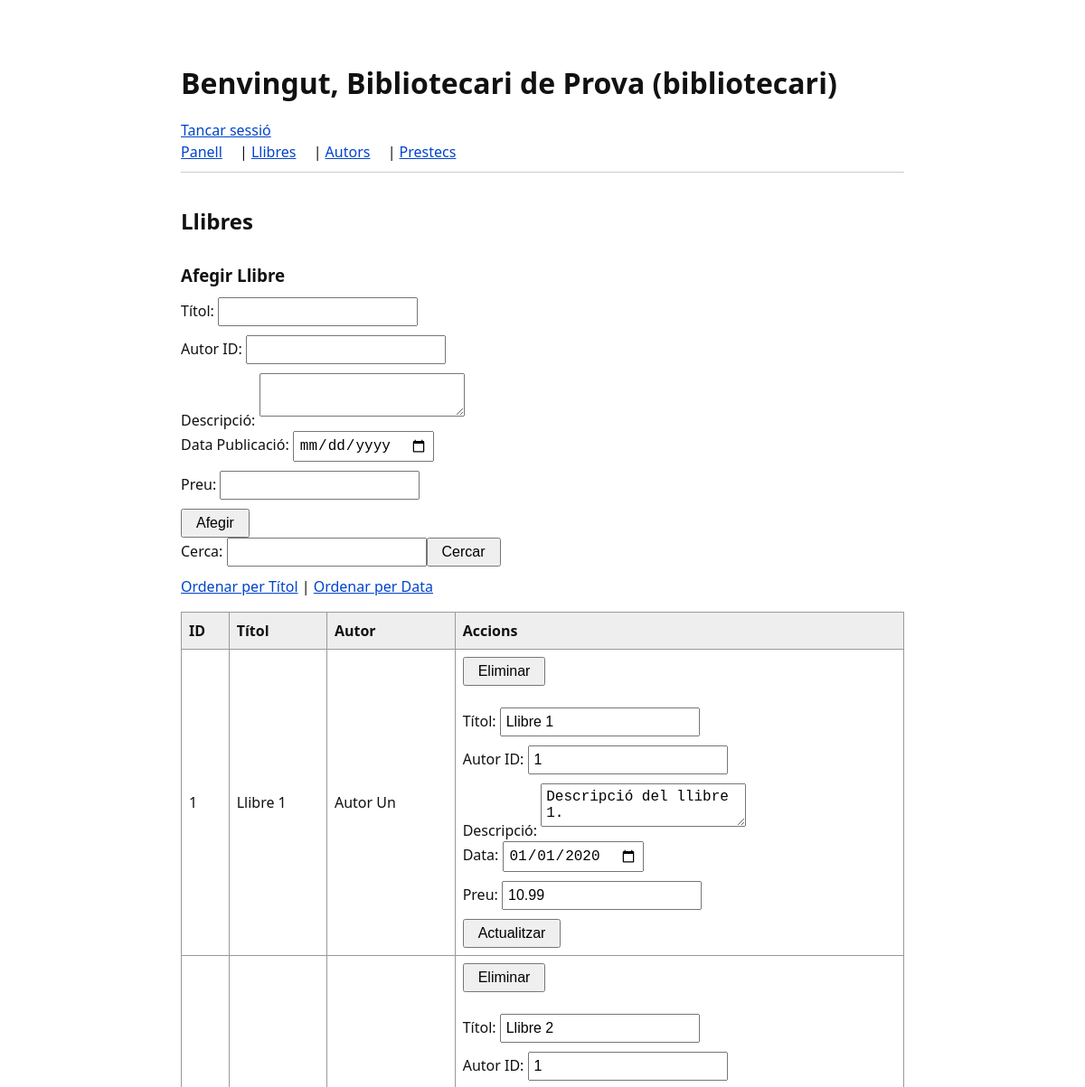
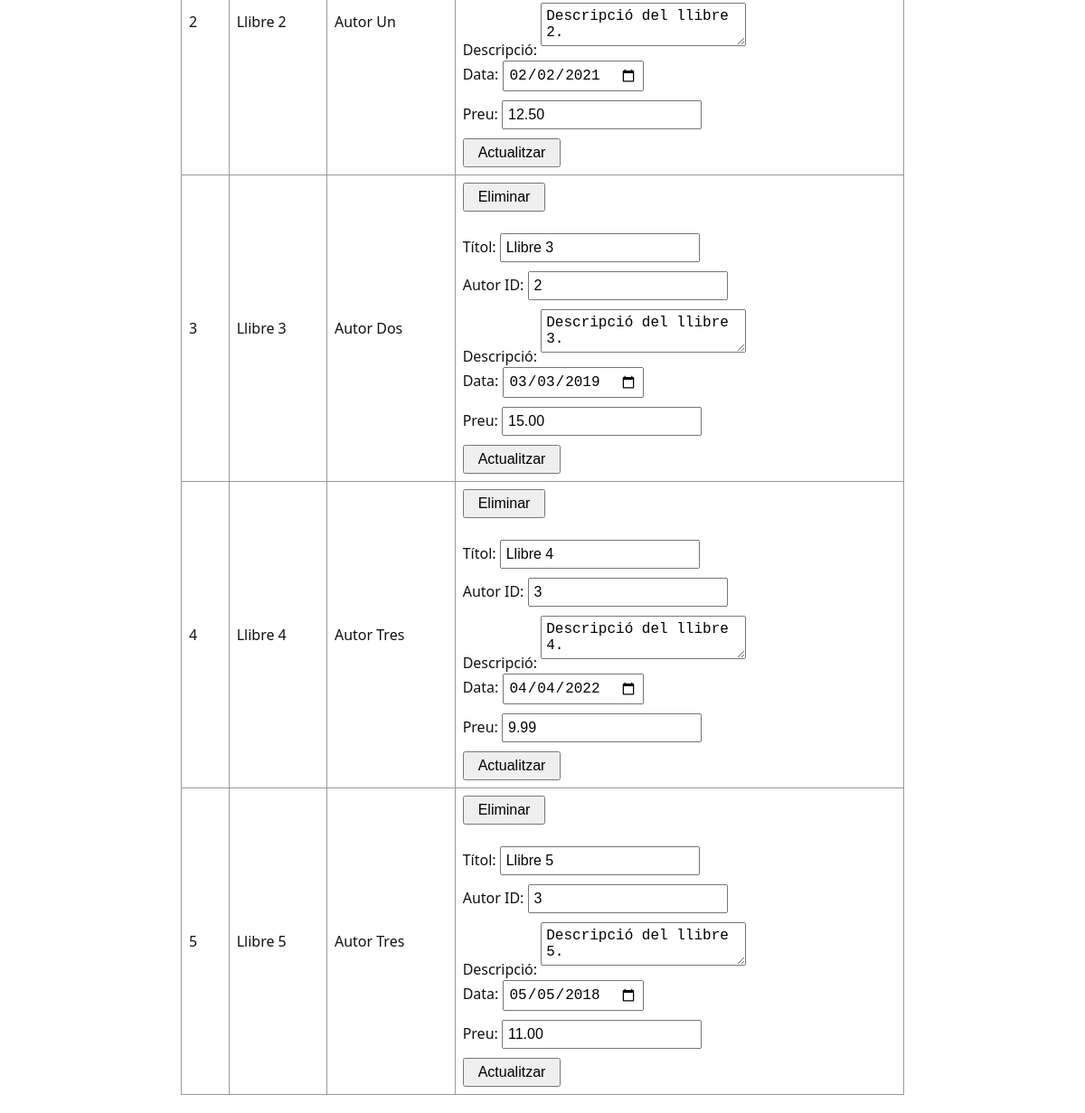
/Projecte_m_martinez_biblioteca_itic/llibres.php (signed in), run on the app's committed database (2 pictures, top to bottom).
### tables this page shows
CREATE TABLE llibres (
    id INT AUTO_INCREMENT PRIMARY KEY,
    titol VARCHAR(200) NOT NULL,
    autor_id INT NOT NULL,
    descripcio TEXT,
    data_publicacio DATE,
    estat ENUM('disponible', 'prestat') DEFAULT 'disponible',
    preu DECIMAL(5,2),
    FOREIGN KEY (autor_id) REFERENCES autors(id) ON DELETE CASCADE
);

CREATE TABLE autors (
    id INT AUTO_INCREMENT PRIMARY KEY,
    nom VARCHAR(100) NOT NULL,
    biografia TEXT
);

### Projecte_m_martinez_biblioteca_itic/llibres.php (the view, shortened to what this page needs)
<?php
include 'header.php';
include 'connexio_bd.php';
$es_bibliotecari = ($_SESSION['usuari_rol'] == 'bibliotecari');
$cerca = isset($_GET['cerca']) ? mysqli_real_escape_string($conn, $_GET['cerca']) : '';
$ordre = isset($_GET['ordre']) ? $_GET['ordre'] : 'titol';
$ordre_sql = ($ordre == 'data_publicacio') ? 'data_publicacio DESC' : 'titol ASC';
$on = $cerca ? "WHERE titol LIKE '%$cerca%' OR autors.nom LIKE '%$cerca%'" : '';
$query = "SELECT llibres.*, autors.nom AS nom_autor FROM llibres JOIN autors ON llibres.autor_id = autors.id $on ORDER BY $ordre_sql";
$result = mysqli_query($conn, $query);
echo "<h2>Llibres</h2>";
if ($es_bibliotecari) {
    echo "<h3>Afegir Llibre</h3>";
    echo "<form method='POST'>
        <input type='hidden' name='accio' value='crear'>
        Títol: <input name='titol' required><br>
        Autor ID: <input name='autor_id' type='number' required><br>
        Descripció: <textarea name='descripcio'></textarea><br>
        Data Publicació: <input name='data_publicacio' type='date'><br>
        Preu: <input name='preu' type='number' step='0.01'><br>
        <button>Afegir</button>
    </form>";
}
echo "<form method='GET'>Cerca: <input name='cerca'><button>Cercar</button></form>";
echo "<a href='?ordre=titol'>Ordenar per Títol</a> | <a href='?ordre=data_publicacio'>Ordenar per Data</a>";
echo "<table border='1'><tr><th>ID</th><th>Títol</th><th>Autor</th><th>Accions</th></tr>";
while ($fila = mysqli_fetch_assoc($result)) {
    echo "<tr><td>{$fila['id']}</td><td>{$fila['titol']}</td><td>{$fila['nom_autor']}</td>";
    if ($es_bibliotecari) {
        echo "<td>
            <form method='POST' style='display:inline;'>
                <input type='hidden' name='accio' value='eliminar'>
                <input type='hidden' name='id' value='{$fila['id']}'>
                <button>Eliminar</button>
            </form>
            <br><br>
            <form method='POST' style='display:inline;'>
                <input type='hidden' name='accio' value='actualitzar'>
                <input type='hidden' name='id' value='{$fila['id']}'>
                Títol: <input name='titol' value='{$fila['titol']}'><br>
                Autor ID: <input name='autor_id' value='{$fila['autor_id']}'><br>
                Descripció: <textarea name='descripcio'>{$fila['descripcio']}</textarea><br>
                Data: <input name='data_publicacio' value='{$fila['data_publicacio']}' type='date'><br>
                Preu: <input name='preu' value='{$fila['preu']}'><br>
                <button>Actualitzar</button>
            </form>
        </td>";
    }
    echo "</tr>";
}
echo "</table>";
?>
</body>
</html>

### Projecte_m_martinez_biblioteca_itic/header.php (shortened to what this page needs)
<!DOCTYPE html>
<html lang="ca">
<head>
    <link rel="stylesheet" href="style.css">
</head>
<body>
    <header>
        <?php
        if (isset($_SESSION['usuari_id'])) {
            echo "<h1>Benvingut, " . $_SESSION['usuari_nom'] . " (" . $_SESSION['usuari_rol'] . ")</h1>";
            echo "<a href='logout.php'>Tancar sessió</a>";
        } else {
            echo "<h1>Aplicació de Biblioteca</h1>";
        }
        ?>
        <nav>
            <a href="panell.php">Panell</a> |
            <a href="llibres.php">Llibres</a> |
            <a href="autors.php">Autors</a> |
            <a href="prestecs.php">Prestecs</a>
        </nav>
    </header>

### Projecte_m_martinez_biblioteca_itic/style.css (style rules this page uses)
body { font-family: system-ui, -apple-system, sans-serif; line-height: 1.5; color: #111; max-width: 800px; margin: 0 auto; padding: 20px; background-color: #fff; }
a { color: #0044cc; text-decoration: underline; }
h1, h2, h3 { margin-top: 1.5em; margin-bottom: 0.5em; }
input, select, textarea { font-size: 1rem; padding: 5px; margin-bottom: 10px; }
button { font-size: 1rem; padding: 5px 15px; cursor: pointer; }
table { width: 100%; border-collapse: collapse; margin-top: 1em; }
th, td { border: 1px solid #999; padding: 8px; text-align: left; }
th { background-color: #eee; }
nav a { margin-right: 15px; }
.auth-container, .card, header { background: none; box-shadow: none; border: none; padding: 0; margin: 0; }
header { border-bottom: 1px solid #ccc; padding-bottom: 10px; margin-bottom: 20px; }

### data on the page
llibres: id "1", titol "Llibre 1", autor.nom "Autor Un", autor_id "1", descripcio "Descripció del llibre 1.", data_publicacio "01/01/2020", preu "10.99"
llibres: id "2", titol "Llibre 2", autor.nom "Autor Un", autor_id "1", descripcio "Descripció del llibre 2.", data_publicacio "02/02/2021", preu "12.50"
llibres: id "3", titol "Llibre 3", autor.nom "Autor Dos", autor_id "2", descripcio "Descripció del llibre 3.", data_publicacio "03/03/2019", preu "15.00"
llibres: id "4", titol "Llibre 4", autor.nom "Autor Tres", autor_id "3", descripcio "Descripció del llibre 4.", data_publicacio "04/04/2022", preu "9.99"
llibres: id "5", titol "Llibre 5", autor.nom "Autor Tres", autor_id "3", descripcio "Descripció del llibre 5.", data_publicacio "05/05/2018", preu "11.00"

### other printed values
$_SESSION['usuari_nom'] "Bibliotecari de Prova"
$_SESSION['usuari_rol'] "bibliotecari"
